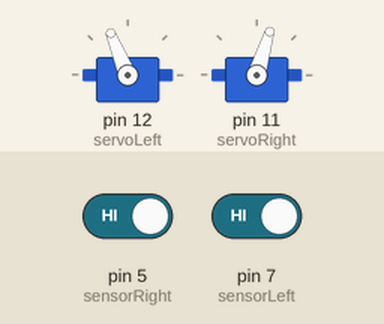
Recording of a sketch running on a simulated Arduino Uno, built with avr-gcc and run on an emulated ATmega328P. On the bench: 2 × servo. Inputs (shaded band) come from the test bench; at power-on: pin 5 (sensorRight) HIGH, pin 7 (sensorLeft) HIGH.

Above: at 1.2 s.
1.3 s: pin 5 (sensorRight) driven LOW
At 2.4 s:
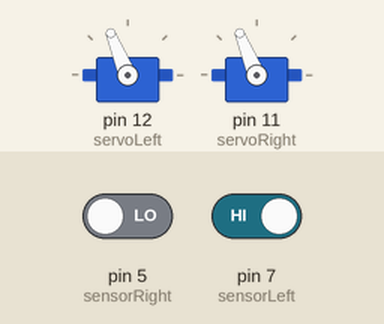
4.3 s: pin 7 (sensorLeft) driven LOW
At 5.1 s:
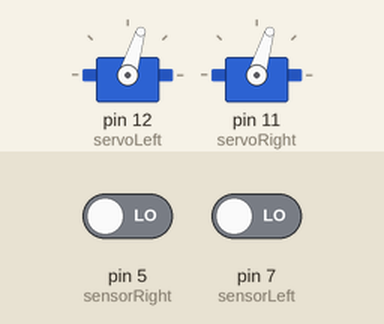
7.3 s: pin 7 (sensorLeft) driven HIGH
At 8.1 s:
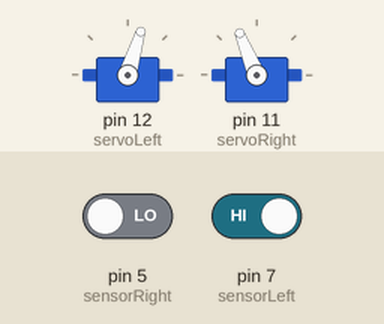
10.3 s: pin 5 (sensorRight) driven HIGH
At 11.8 s:
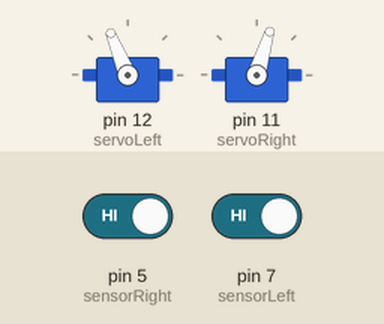
Timing chart, 0 to 13.1 s (numbered marks = the images above; inputs shaded):
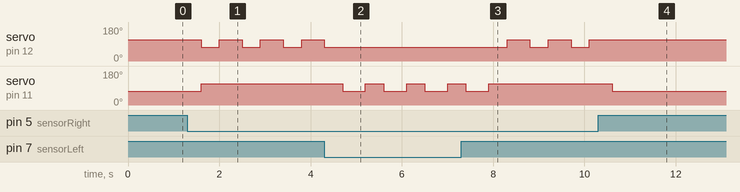

Measured:
- after the input at 1.3 s, servo on pin 12 (servoLeft): alternates 112° for 0.50 s and 73° for 0.40 s, starting after 0.30 s; servo on pin 11 (servoRight): 73° → 112° after 0.30 s
- after the input at 4.3 s, servo on pin 12 (servoLeft): goes on until 4.3 s, then stays 73°; servo on pin 11 (servoRight): alternates 112° for 0.40 s and 73° for 0.50 s, starting after 0.40 s
- after the input at 7.3 s, servo on pin 12 (servoLeft): alternates 112° for 0.50 s and 73° for 0.40 s, starting after 1.0 s; servo on pin 11 (servoRight): goes on until 7.9 s, then stays 112°
- after the input at 10.3 s, servo on pin 12 (servoLeft): stops changing and stays 112°; servo on pin 11 (servoRight): 112° → 73° after 0.30 s

The sketch:

sketch_jul22a.ino
```cpp
#include <Servo.h>
int sensorRight=5;
int sensorLeft = 7;
Servo servoRight;
Servo servoLeft;

//servoLeft.attach(12);
//servoRight.attach(11);

void setup() {
  // put your setup code here, to run once:
  Serial.begin(9600);
  pinMode(sensorRight, INPUT_PULLUP);
  pinMode(sensorLeft, INPUT_PULLUP);
  servoLeft.attach(12);
  servoRight.attach(11);

//  pinMode(servoLeft, OUTPUT);
//  pinMode(servoRight, OUTPUT);
}


void stopServos(){
  servoLeft.writeMicroseconds(1500);
  servoRight.writeMicroseconds(1500);
}

void forwardServos(){
  servoLeft.writeMicroseconds(1700);
  servoRight.writeMicroseconds(1300);
}

void backwardServos(){
  servoLeft.writeMicroseconds(1300);
  servoRight.writeMicroseconds(1700);

}

void leftServos(){
  servoLeft.writeMicroseconds(1300);
  servoRight.writeMicroseconds(1300);
}

void rightServos(){
  servoLeft.writeMicroseconds(1700);
  servoRight.writeMicroseconds(1700);
}

void loop() {
//digitalRead(sensorLeft) == 0

  if (digitalRead(sensorLeft) == 0 && digitalRead(sensorRight) == 0){
    backwardServos();
    delay(400);
    leftServos();
    delay(500);
    forwardServos();
  }
  else if (digitalRead(sensorLeft)==0 && digitalRead(sensorRight) == 1){
    backwardServos();
    delay(400);
    leftServos();
    delay(500);
    forwardServos();

  }
  else if (digitalRead(sensorRight) == 0 && digitalRead(sensorLeft) == 1){
    backwardServos();
    delay(400);
    rightServos();
    delay(500);
    forwardServos();
  }
  else if (digitalRead(sensorRight) == 1 && digitalRead(sensorLeft) ==1){
    forwardServos();
    delay(400);
  }

 }
```
